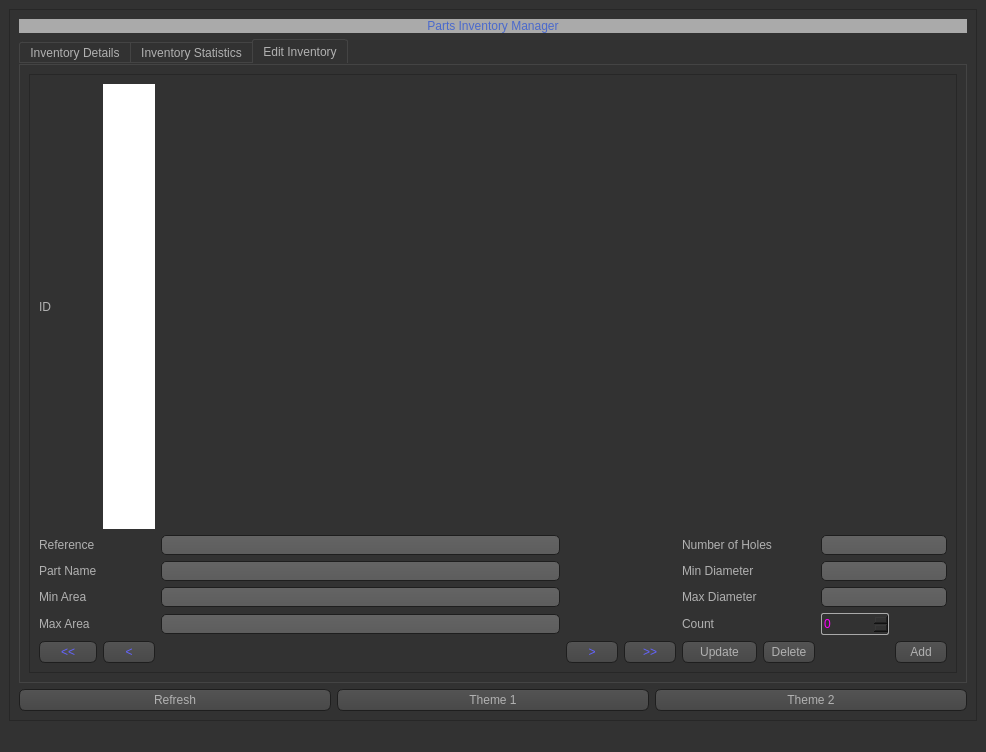
<?xml version="1.0" encoding="UTF-8"?>
<ui version="4.0">
 <class>MainWindow</class>
 <widget class="QMainWindow" name="MainWindow">
  <property name="geometry">
   <rect>
    <x>0</x>
    <y>0</y>
    <width>986</width>
    <height>752</height>
   </rect>
  </property>
  <property name="windowTitle">
   <string>Parts Inventory Manager</string>
  </property>
  <property name="styleSheet">
   <string notr="true">QToolTip
{
     border: 1px solid black;
     background-color: #ffa02f;
     padding: 1px;
     border-radius: 3px;
     opacity: 100;
}

QWidget
{
    color: #b1b1b1;
    background-color: #323232;
}

QTreeView, QListView
{
    background-color: silver;
    margin-left: 5px;
}

QWidget:item:hover
{
    background-color: QLinearGradient( x1: 0, y1: 0, x2: 0, y2: 1, stop: 0 #ffa02f, stop: 1 #ca0619);
    color: #000000;
}

QWidget:item:selected
{
    background-color: QLinearGradient( x1: 0, y1: 0, x2: 0, y2: 1, stop: 0 #ffa02f, stop: 1 #d7801a);
}

QMenuBar::item
{
    background: transparent;
}

QMenuBar::item:selected
{
    background: transparent;
    border: 1px solid #ffaa00;
}

QMenuBar::item:pressed
{
    background: #444;
    border: 1px solid #000;
    background-color: QLinearGradient(
        x1:0, y1:0,
        x2:0, y2:1,
        stop:1 #212121,
        stop:0.4 #343434/*,
        stop:0.2 #343434,
        stop:0.1 #ffaa00*/
    );
    margin-bottom:-1px;
    padding-bottom:1px;
}

QMenu
{
    border: 1px solid #000;
}

QMenu::item
{
    padding: 2px 20px 2px 20px;
}

QMenu::item:selected
{
    color: #000000;
}

QWidget:disabled
{
    color: #808080;
    background-color: #323232;
}

QAbstractItemView
{
    background-color: QLinearGradient( x1: 0, y1: 0, x2: 0, y2: 1, stop: 0 #4d4d4d, stop: 0.1 #646464, stop: 1 #5d5d5d);
}

QWidget:focus
{
    /*border: 1px solid darkgray;*/
}

QLineEdit
{
    background-color: QLinearGradient( x1: 0, y1: 0, x2: 0, y2: 1, stop: 0 #4d4d4d, stop: 0 #646464, stop: 1 #5d5d5d);
    padding: 1px;
    border-style: solid;
    border: 1px solid #1e1e1e;
    border-radius: 5;
}

QPushButton
{
    color: #b1b1b1;
    background-color: QLinearGradient( x1: 0, y1: 0, x2: 0, y2: 1, stop: 0 #565656, stop: 0.1 #525252, stop: 0.5 #4e4e4e, stop: 0.9 #4a4a4a, stop: 1 #464646);
    border-width: 1px;
    border-color: #1e1e1e;
    border-style: solid;
    border-radius: 6;
    padding: 3px;
    font-size: 12px;
    padding-left: 5px;
    padding-right: 5px;
    min-width: 40px;
}

QPushButton:pressed
{
    background-color: QLinearGradient( x1: 0, y1: 0, x2: 0, y2: 1, stop: 0 #2d2d2d, stop: 0.1 #2b2b2b, stop: 0.5 #292929, stop: 0.9 #282828, stop: 1 #252525);
}

QComboBox
{
    selection-background-color: #ffaa00;
    background-color: QLinearGradient( x1: 0, y1: 0, x2: 0, y2: 1, stop: 0 #565656, stop: 0.1 #525252, stop: 0.5 #4e4e4e, stop: 0.9 #4a4a4a, stop: 1 #464646);
    border-style: solid;
    border: 1px solid #1e1e1e;
    border-radius: 5;
}

QComboBox:hover,QPushButton:hover
{
    border: 2px solid QLinearGradient( x1: 0, y1: 0, x2: 0, y2: 1, stop: 0 #ffa02f, stop: 1 #d7801a);
}


QComboBox:on
{
    padding-top: 3px;
    padding-left: 4px;
    background-color: QLinearGradient( x1: 0, y1: 0, x2: 0, y2: 1, stop: 0 #2d2d2d, stop: 0.1 #2b2b2b, stop: 0.5 #292929, stop: 0.9 #282828, stop: 1 #252525);
    selection-background-color: #ffaa00;
}

QComboBox QAbstractItemView
{
    border: 2px solid darkgray;
    selection-background-color: QLinearGradient( x1: 0, y1: 0, x2: 0, y2: 1, stop: 0 #ffa02f, stop: 1 #d7801a);
}

QComboBox::drop-down
{
     subcontrol-origin: padding;
     subcontrol-position: top right;
     width: 15px;

     border-left-width: 0px;
     border-left-color: darkgray;
     border-left-style: solid; /* just a single line */
     border-top-right-radius: 3px; /* same radius as the QComboBox */
     border-bottom-right-radius: 3px;
 }

QComboBox::down-arrow
{
     image: url(:/dark_orange/img/down_arrow.png);
}

QGroupBox
{
    border: 1px solid darkgray;
    margin-top: 10px;
}

QGroupBox:focus
{
    border: 1px solid darkgray;
}

QTextEdit:focus
{
    border: 1px solid darkgray;
}

QScrollBar:horizontal {
     border: 1px solid #222222;
     background: QLinearGradient( x1: 0, y1: 0, x2: 0, y2: 1, stop: 0.0 #121212, stop: 0.2 #282828, stop: 1 #484848);
     height: 7px;
     margin: 0px 16px 0 16px;
}

QScrollBar::handle:horizontal
{
      background: QLinearGradient( x1: 0, y1: 0, x2: 1, y2: 0, stop: 0 #ffa02f, stop: 0.5 #d7801a, stop: 1 #ffa02f);
      min-height: 20px;
      border-radius: 2px;
}

QScrollBar::add-line:horizontal {
      border: 1px solid #1b1b19;
      border-radius: 2px;
      background: QLinearGradient( x1: 0, y1: 0, x2: 1, y2: 0, stop: 0 #ffa02f, stop: 1 #d7801a);
      width: 14px;
      subcontrol-position: right;
      subcontrol-origin: margin;
}

QScrollBar::sub-line:horizontal {
      border: 1px solid #1b1b19;
      border-radius: 2px;
      background: QLinearGradient( x1: 0, y1: 0, x2: 1, y2: 0, stop: 0 #ffa02f, stop: 1 #d7801a);
      width: 14px;
     subcontrol-position: left;
     subcontrol-origin: margin;
}

QScrollBar::right-arrow:horizontal, QScrollBar::left-arrow:horizontal
{
      border: 1px solid black;
      width: 1px;
      height: 1px;
      background: white;
}

QScrollBar::add-page:horizontal, QScrollBar::sub-page:horizontal
{
      background: none;
}

QScrollBar:vertical
{
      background: QLinearGradient( x1: 0, y1: 0, x2: 1, y2: 0, stop: 0.0 #121212, stop: 0.2 #282828, stop: 1 #484848);
      width: 7px;
      margin: 16px 0 16px 0;
      border: 1px solid #222222;
}

QScrollBar::handle:vertical
{
      background: QLinearGradient( x1: 0, y1: 0, x2: 0, y2: 1, stop: 0 #ffa02f, stop: 0.5 #d7801a, stop: 1 #ffa02f);
      min-height: 20px;
      border-radius: 2px;
}

QScrollBar::add-line:vertical
{
      border: 1px solid #1b1b19;
      border-radius: 2px;
      background: QLinearGradient( x1: 0, y1: 0, x2: 0, y2: 1, stop: 0 #ffa02f, stop: 1 #d7801a);
      height: 14px;
      subcontrol-position: bottom;
      subcontrol-origin: margin;
}

QScrollBar::sub-line:vertical
{
      border: 1px solid #1b1b19;
      border-radius: 2px;
      background: QLinearGradient( x1: 0, y1: 0, x2: 0, y2: 1, stop: 0 #d7801a, stop: 1 #ffa02f);
      height: 14px;
      subcontrol-position: top;
      subcontrol-origin: margin;
}

QScrollBar::up-arrow:vertical, QScrollBar::down-arrow:vertical
{
      border: 1px solid black;
      width: 1px;
      height: 1px;
      background: white;
}


QScrollBar::add-page:vertical, QScrollBar::sub-page:vertical
{
      background: none;
}

QTextEdit
{
    background-color: #242424;
}

QPlainTextEdit
{
    background-color: #242424;
}

QHeaderView::section
{
    background-color: QLinearGradient(x1:0, y1:0, x2:0, y2:1, stop:0 #616161, stop: 0.5 #505050, stop: 0.6 #434343, stop:1 #656565);
    color: white;
    padding-left: 4px;
    border: 1px solid #6c6c6c;
}

QCheckBox:disabled
{
color: #414141;
}

QDockWidget::title
{
    text-align: center;
    spacing: 3px; /* spacing between items in the tool bar */
    background-color: QLinearGradient(x1:0, y1:0, x2:0, y2:1, stop:0 #323232, stop: 0.5 #242424, stop:1 #323232);
}

QDockWidget::close-button, QDockWidget::float-button
{
    text-align: center;
    spacing: 1px; /* spacing between items in the tool bar */
    background-color: QLinearGradient(x1:0, y1:0, x2:0, y2:1, stop:0 #323232, stop: 0.5 #242424, stop:1 #323232);
}

QDockWidget::close-button:hover, QDockWidget::float-button:hover
{
    background: #242424;
}

QDockWidget::close-button:pressed, QDockWidget::float-button:pressed
{
    padding: 1px -1px -1px 1px;
}

QMainWindow::separator
{
    background-color: QLinearGradient(x1:0, y1:0, x2:0, y2:1, stop:0 #161616, stop: 0.5 #151515, stop: 0.6 #212121, stop:1 #343434);
    color: white;
    padding-left: 4px;
    border: 1px solid #4c4c4c;
    spacing: 3px; /* spacing between items in the tool bar */
}

QMainWindow::separator:hover
{

    background-color: QLinearGradient(x1:0, y1:0, x2:0, y2:1, stop:0 #d7801a, stop:0.5 #b56c17 stop:1 #ffa02f);
    color: white;
    padding-left: 4px;
    border: 1px solid #6c6c6c;
    spacing: 3px; /* spacing between items in the tool bar */
}

QToolBar::handle
{
     spacing: 3px; /* spacing between items in the tool bar */
     background: url(:/dark_orange/img/handle.png);
}

QMenu::separator
{
    height: 2px;
    background-color: QLinearGradient(x1:0, y1:0, x2:0, y2:1, stop:0 #161616, stop: 0.5 #151515, stop: 0.6 #212121, stop:1 #343434);
    color: white;
    padding-left: 4px;
    margin-left: 10px;
    margin-right: 5px;
}

QProgressBar
{
    border: 2px solid grey;
    border-radius: 5px;
    text-align: center;
}

QProgressBar::chunk
{
    background-color: #d7801a;
    width: 2.15px;
    margin: 0.5px;
}

QTabBar::tab {
    color: #b1b1b1;
    border: 1px solid #444;
    border-bottom-style: none;
    background-color: #323232;
    padding-left: 10px;
    padding-right: 10px;
    padding-top: 3px;
    padding-bottom: 2px;
    margin-right: -1px;
}

QTabWidget::pane {
    border: 1px solid #444;
    top: 1px;
}

QTabBar::tab:last
{
    margin-right: 0; /* the last selected tab has nothing to overlap with on the right */
    border-top-right-radius: 3px;
}

QTabBar::tab:first:!selected
{
 margin-left: 0px; /* the last selected tab has nothing to overlap with on the right */


    border-top-left-radius: 3px;
}

QTabBar::tab:!selected
{
    color: #b1b1b1;
    border-bottom-style: solid;
    margin-top: 3px;
    background-color: QLinearGradient(x1:0, y1:0, x2:0, y2:1, stop:1 #212121, stop:.4 #343434);
}

QTabBar::tab:selected
{
    border-top-left-radius: 3px;
    border-top-right-radius: 3px;
    margin-bottom: 0px;
}

QTabBar::tab:!selected:hover
{
    /*border-top: 2px solid #ffaa00;
    padding-bottom: 3px;*/
    border-top-left-radius: 3px;
    border-top-right-radius: 3px;
    background-color: QLinearGradient(x1:0, y1:0, x2:0, y2:1, stop:1 #212121, stop:0.4 #343434, stop:0.2 #343434, stop:0.1 #ffaa00);
}

QRadioButton::indicator:checked, QRadioButton::indicator:unchecked{
    color: #b1b1b1;
    background-color: #323232;
    border: 1px solid #b1b1b1;
    border-radius: 6px;
}

QRadioButton::indicator:checked
{
    background-color: qradialgradient(
        cx: 0.5, cy: 0.5,
        fx: 0.5, fy: 0.5,
        radius: 1.0,
        stop: 0.25 #ffaa00,
        stop: 0.3 #323232
    );
}

QCheckBox::indicator{
    color: #b1b1b1;
    background-color: #323232;
    border: 1px solid #b1b1b1;
    width: 9px;
    height: 9px;
}

QRadioButton::indicator
{
    border-radius: 6px;
}

QRadioButton::indicator:hover, QCheckBox::indicator:hover
{
    border: 1px solid #ffaa00;
}

QCheckBox::indicator:checked
{
    image:url(:/dark_orange/img/checkbox.png);
}

QCheckBox::indicator:disabled, QRadioButton::indicator:disabled
{
    border: 1px solid #444;
}


QSlider::groove:horizontal {
    border: 1px solid #3A3939;
    height: 8px;
    background: #201F1F;
    margin: 2px 0;
    border-radius: 2px;
}

QSlider::handle:horizontal {
    background: QLinearGradient( x1: 0, y1: 0, x2: 0, y2: 1,
      stop: 0.0 silver, stop: 0.2 #a8a8a8, stop: 1 #727272);
    border: 1px solid #3A3939;
    width: 14px;
    height: 14px;
    margin: -4px 0;
    border-radius: 2px;
}

QSlider::groove:vertical {
    border: 1px solid #3A3939;
    width: 8px;
    background: #201F1F;
    margin: 0 0px;
    border-radius: 2px;
}

QSlider::handle:vertical {
    background: QLinearGradient( x1: 0, y1: 0, x2: 0, y2: 1, stop: 0.0 silver,
      stop: 0.2 #a8a8a8, stop: 1 #727272);
    border: 1px solid #3A3939;
    width: 14px;
    height: 14px;
    margin: 0 -4px;
    border-radius: 2px;
}

QAbstractSpinBox {
    padding-top: 2px;
    padding-bottom: 2px;
    border: 1px solid darkgray;

    border-radius: 2px;
    min-width: 50px;
}</string>
  </property>
  <widget class="QWidget" name="centralwidget">
   <layout class="QGridLayout" name="gridLayout">
    <item row="0" column="0">
     <widget class="QFrame" name="frame">
      <property name="frameShape">
       <enum>QFrame::StyledPanel</enum>
      </property>
      <property name="frameShadow">
       <enum>QFrame::Raised</enum>
      </property>
      <layout class="QGridLayout" name="gridLayout_2">
       <item row="0" column="0" colspan="3">
        <widget class="QLabel" name="label">
         <property name="styleSheet">
          <string notr="true">font: 75 30pt &quot;Century Gothic&quot;;
background-color: rgb(170, 170, 170);
color: rgb(74, 105, 204);</string>
         </property>
         <property name="text">
          <string>Parts Inventory Manager</string>
         </property>
         <property name="alignment">
          <set>Qt::AlignCenter</set>
         </property>
        </widget>
       </item>
       <item row="1" column="0" colspan="3">
        <widget class="QTabWidget" name="tabWidget">
         <property name="styleSheet">
          <string notr="true">font: 16pt &quot;Century Gothic&quot;;</string>
         </property>
         <property name="currentIndex">
          <number>2</number>
         </property>
         <widget class="QWidget" name="tab">
          <attribute name="title">
           <string>Inventory Details</string>
          </attribute>
          <layout class="QGridLayout" name="gridLayout_3">
           <item row="0" column="0">
            <widget class="QFrame" name="frame_2">
             <property name="frameShape">
              <enum>QFrame::StyledPanel</enum>
             </property>
             <property name="frameShadow">
              <enum>QFrame::Raised</enum>
             </property>
             <layout class="QGridLayout" name="gridLayout_4">
              <item row="0" column="0">
               <widget class="QLabel" name="label_2">
                <property name="text">
                 <string>Search of references with count level lower or equal to:</string>
                </property>
               </widget>
              </item>
              <item row="0" column="1">
               <widget class="QSpinBox" name="count_filter_txt"/>
              </item>
              <item row="0" column="2">
               <widget class="QPushButton" name="search_btn">
                <property name="text">
                 <string>Search</string>
                </property>
               </widget>
              </item>
              <item row="1" column="0" colspan="3">
               <widget class="QTableWidget" name="table">
                <property name="styleSheet">
                 <string notr="true">font: 10pt &quot;Century Gothic&quot;;</string>
                </property>
                <column>
                 <property name="text">
                  <string>ID</string>
                 </property>
                </column>
                <column>
                 <property name="text">
                  <string>Reference</string>
                 </property>
                </column>
                <column>
                 <property name="text">
                  <string>PartName</string>
                 </property>
                </column>
                <column>
                 <property name="text">
                  <string>MinArea</string>
                 </property>
                </column>
                <column>
                 <property name="text">
                  <string>MaxArea</string>
                 </property>
                </column>
                <column>
                 <property name="text">
                  <string>NumberOfHoles</string>
                 </property>
                </column>
                <column>
                 <property name="text">
                  <string>MinDiameter</string>
                 </property>
                </column>
                <column>
                 <property name="text">
                  <string>MaxDiameter</string>
                 </property>
                </column>
                <column>
                 <property name="text">
                  <string>Count</string>
                 </property>
                </column>
               </widget>
              </item>
             </layout>
            </widget>
           </item>
          </layout>
         </widget>
         <widget class="QWidget" name="tab_3">
          <attribute name="title">
           <string>Inventory Statistics</string>
          </attribute>
          <layout class="QGridLayout" name="gridLayout_5">
           <item row="0" column="0">
            <widget class="QFrame" name="frame_3">
             <property name="frameShape">
              <enum>QFrame::StyledPanel</enum>
             </property>
             <property name="frameShadow">
              <enum>QFrame::Raised</enum>
             </property>
             <layout class="QGridLayout" name="gridLayout_6">
              <item row="0" column="0">
               <widget class="QLabel" name="label_3">
                <property name="text">
                 <string>Number of Reference</string>
                </property>
               </widget>
              </item>
              <item row="0" column="1">
               <widget class="QLabel" name="lbl_ref_nbr">
                <property name="styleSheet">
                 <string notr="true">font: 24pt &quot;Century Gothic&quot;;
color: rgb(100, 100, 255)
</string>
                </property>
                <property name="text">
                 <string>0</string>
                </property>
               </widget>
              </item>
              <item row="0" column="2">
               <widget class="QLabel" name="label_6">
                <property name="text">
                 <string>Min. Number of Holes</string>
                </property>
               </widget>
              </item>
              <item row="0" column="3" colspan="2">
               <widget class="QLabel" name="lbl_min_holes">
                <property name="styleSheet">
                 <string notr="true">font: 24pt &quot;Century Gothic&quot;;
color: rgb(100, 100, 255)
</string>
                </property>
                <property name="text">
                 <string>0</string>
                </property>
               </widget>
              </item>
              <item row="0" column="6">
               <widget class="QLabel" name="lbl_min_holes2">
                <property name="styleSheet">
                 <string notr="true">font: 24pt &quot;Century Gothic&quot;;
color: rgb(100, 100, 255)
</string>
                </property>
                <property name="text">
                 <string>REF</string>
                </property>
               </widget>
              </item>
              <item row="1" column="0">
               <widget class="QLabel" name="label_4">
                <property name="text">
                 <string>Number of parts type</string>
                </property>
               </widget>
              </item>
              <item row="1" column="1">
               <widget class="QLabel" name="lbl_parts_nbr">
                <property name="styleSheet">
                 <string notr="true">font: 24pt &quot;Century Gothic&quot;;
color: rgb(100, 100, 255)
</string>
                </property>
                <property name="text">
                 <string>0</string>
                </property>
               </widget>
              </item>
              <item row="1" column="4">
               <widget class="QLabel" name="lbl_max_holes">
                <property name="styleSheet">
                 <string notr="true">font: 24pt &quot;Century Gothic&quot;;
color: rgb(100, 100, 255)
</string>
                </property>
                <property name="text">
                 <string>0</string>
                </property>
               </widget>
              </item>
              <item row="1" column="6">
               <widget class="QLabel" name="lbl_max_holes2">
                <property name="styleSheet">
                 <string notr="true">font: 24pt &quot;Century Gothic&quot;;
color: rgb(100, 100, 255)
</string>
                </property>
                <property name="text">
                 <string>REF</string>
                </property>
               </widget>
              </item>
              <item row="2" column="0" colspan="3">
               <widget class="QLabel" name="label_13">
                <property name="text">
                 <string>Top 3 Reference with minimum inventory level</string>
                </property>
               </widget>
              </item>
              <item row="3" column="0" colspan="2">
               <widget class="QTableWidget" name="table2">
                <property name="styleSheet">
                 <string notr="true">font: 11pt &quot;Century Gothic&quot;;</string>
                </property>
                <column>
                 <property name="text">
                  <string>Reference</string>
                 </property>
                </column>
                <column>
                 <property name="text">
                  <string>Part Name</string>
                 </property>
                </column>
                <column>
                 <property name="text">
                  <string>Count</string>
                 </property>
                </column>
               </widget>
              </item>
              <item row="3" column="5">
               <widget class="QPushButton" name="check_btn">
                <property name="styleSheet">
                 <string notr="true">font: 16pt &quot;Century Gothic&quot;;</string>
                </property>
                <property name="text">
                 <string>Check</string>
                </property>
               </widget>
              </item>
              <item row="1" column="2" colspan="2">
               <widget class="QLabel" name="label_8">
                <property name="text">
                 <string>Max. Number of Holes</string>
                </property>
               </widget>
              </item>
             </layout>
            </widget>
           </item>
          </layout>
         </widget>
         <widget class="QWidget" name="tab_2">
          <attribute name="title">
           <string>Edit Inventory</string>
          </attribute>
          <layout class="QGridLayout" name="gridLayout_7">
           <item row="0" column="0">
            <widget class="QFrame" name="frame_4">
             <property name="frameShape">
              <enum>QFrame::StyledPanel</enum>
             </property>
             <property name="frameShadow">
              <enum>QFrame::Raised</enum>
             </property>
             <layout class="QGridLayout" name="gridLayout_8">
              <item row="6" column="8">
               <widget class="QPushButton" name="add_btn">
                <property name="text">
                 <string>Add</string>
                </property>
               </widget>
              </item>
              <item row="3" column="2">
               <widget class="QLineEdit" name="part_name">
                <property name="styleSheet">
                 <string notr="true">font: 14pt &quot;Century Gothic&quot;;
color: rgb(255, 0, 255)</string>
                </property>
                <property name="text">
                 <string/>
                </property>
               </widget>
              </item>
              <item row="5" column="7">
               <widget class="QSpinBox" name="count">
                <property name="styleSheet">
                 <string notr="true">font: 14pt &quot;Century Gothic&quot;;
color: rgb(255, 0, 255)</string>
                </property>
               </widget>
              </item>
              <item row="4" column="5">
               <widget class="QLabel" name="label_7">
                <property name="text">
                 <string>Max Diameter</string>
                </property>
               </widget>
              </item>
              <item row="6" column="4">
               <widget class="QPushButton" name="last_btn">
                <property name="styleSheet">
                 <string notr="true">font: 18pt &quot;Century Gothic&quot;;
color: rgb(100, 100, 255)</string>
                </property>
                <property name="text">
                 <string>&gt;&gt;</string>
                </property>
               </widget>
              </item>
              <item row="6" column="0">
               <widget class="QPushButton" name="first_btn">
                <property name="styleSheet">
                 <string notr="true">font: 18pt &quot;Century Gothic&quot;;
color: rgb(100, 100, 255)</string>
                </property>
                <property name="text">
                 <string>&lt;&lt;</string>
                </property>
               </widget>
              </item>
              <item row="5" column="2">
               <widget class="QLineEdit" name="max_area">
                <property name="styleSheet">
                 <string notr="true">font: 14pt &quot;Century Gothic&quot;;
color: rgb(255, 0, 255)</string>
                </property>
                <property name="text">
                 <string/>
                </property>
               </widget>
              </item>
              <item row="2" column="7" colspan="2">
               <widget class="QLineEdit" name="number_of_holes">
                <property name="styleSheet">
                 <string notr="true">font: 14pt &quot;Century Gothic&quot;;
color: rgb(255, 0, 255)</string>
                </property>
                <property name="text">
                 <string/>
                </property>
               </widget>
              </item>
              <item row="6" column="1">
               <widget class="QPushButton" name="previous_btn">
                <property name="styleSheet">
                 <string notr="true">font: 18pt &quot;Century Gothic&quot;;
color: rgb(100, 100, 255)</string>
                </property>
                <property name="text">
                 <string>&lt;</string>
                </property>
               </widget>
              </item>
              <item row="2" column="5" colspan="2">
               <widget class="QLabel" name="label_10">
                <property name="text">
                 <string>Number of Holes</string>
                </property>
               </widget>
              </item>
              <item row="4" column="2">
               <widget class="QLineEdit" name="min_area">
                <property name="styleSheet">
                 <string notr="true">font: 14pt &quot;Century Gothic&quot;;
color: rgb(255, 0, 255)</string>
                </property>
                <property name="text">
                 <string/>
                </property>
               </widget>
              </item>
              <item row="6" column="3">
               <widget class="QPushButton" name="next_btn">
                <property name="styleSheet">
                 <string notr="true">font: 18pt &quot;Century Gothic&quot;;
color: rgb(100, 100, 255)</string>
                </property>
                <property name="text">
                 <string>&gt;</string>
                </property>
               </widget>
              </item>
              <item row="4" column="7" colspan="2">
               <widget class="QLineEdit" name="max_diameter">
                <property name="styleSheet">
                 <string notr="true">font: 14pt &quot;Century Gothic&quot;;
color: rgb(255, 0, 255)</string>
                </property>
                <property name="text">
                 <string/>
                </property>
               </widget>
              </item>
              <item row="3" column="5">
               <widget class="QLabel" name="label_9">
                <property name="text">
                 <string>Min Diameter</string>
                </property>
               </widget>
              </item>
              <item row="5" column="0">
               <widget class="QLabel" name="label_15">
                <property name="text">
                 <string>Max Area</string>
                </property>
               </widget>
              </item>
              <item row="2" column="0">
               <widget class="QLabel" name="label_5">
                <property name="text">
                 <string>Reference</string>
                </property>
               </widget>
              </item>
              <item row="3" column="0">
               <widget class="QLabel" name="label_16">
                <property name="text">
                 <string>Part Name</string>
                </property>
               </widget>
              </item>
              <item row="5" column="5">
               <widget class="QLabel" name="label_12">
                <property name="text">
                 <string>Count</string>
                </property>
               </widget>
              </item>
              <item row="2" column="2">
               <widget class="QLineEdit" name="reference">
                <property name="styleSheet">
                 <string notr="true">font: 14pt &quot;Century Gothic&quot;;
color: rgb(255, 0, 255)</string>
                </property>
                <property name="text">
                 <string/>
                </property>
               </widget>
              </item>
              <item row="3" column="7" colspan="2">
               <widget class="QLineEdit" name="min_diameter">
                <property name="styleSheet">
                 <string notr="true">font: 14pt &quot;Century Gothic&quot;;
color: rgb(255, 0, 255)</string>
                </property>
                <property name="text">
                 <string/>
                </property>
               </widget>
              </item>
              <item row="6" column="6">
               <widget class="QPushButton" name="delete_btn">
                <property name="text">
                 <string>Delete</string>
                </property>
               </widget>
              </item>
              <item row="4" column="0">
               <widget class="QLabel" name="label_11">
                <property name="text">
                 <string>Min Area</string>
                </property>
               </widget>
              </item>
              <item row="6" column="5">
               <widget class="QPushButton" name="update_btn">
                <property name="text">
                 <string>Update</string>
                </property>
               </widget>
              </item>
              <item row="1" column="0">
               <widget class="QLabel" name="label_14">
                <property name="text">
                 <string>ID</string>
                </property>
               </widget>
              </item>
              <item row="1" column="1">
               <widget class="QLabel" name="id">
                <property name="sizePolicy">
                 <sizepolicy hsizetype="Preferred" vsizetype="Preferred">
                  <horstretch>0</horstretch>
                  <verstretch>0</verstretch>
                 </sizepolicy>
                </property>
                <property name="styleSheet">
                 <string notr="true">background-color: rgb(255, 255, 255);
font: 75 12pt &quot;Century Gothic&quot;;
color: rgb(255, 0, 255)</string>
                </property>
                <property name="text">
                 <string/>
                </property>
               </widget>
              </item>
             </layout>
            </widget>
           </item>
          </layout>
         </widget>
        </widget>
       </item>
       <item row="2" column="0">
        <widget class="QPushButton" name="refresh_btn">
         <property name="styleSheet">
          <string notr="true">font: 16pt &quot;Century Gothic&quot;;</string>
         </property>
         <property name="text">
          <string>Refresh</string>
         </property>
        </widget>
       </item>
       <item row="2" column="1">
        <widget class="QPushButton" name="theme1_btn">
         <property name="styleSheet">
          <string notr="true">font: 16pt &quot;Century Gothic&quot;;</string>
         </property>
         <property name="text">
          <string>Theme 1</string>
         </property>
        </widget>
       </item>
       <item row="2" column="2">
        <widget class="QPushButton" name="theme2_btn">
         <property name="styleSheet">
          <string notr="true">font: 16pt &quot;Century Gothic&quot;;</string>
         </property>
         <property name="text">
          <string>Theme 2</string>
         </property>
        </widget>
       </item>
      </layout>
     </widget>
    </item>
   </layout>
  </widget>
  <widget class="QMenuBar" name="menubar">
   <property name="geometry">
    <rect>
     <x>0</x>
     <y>0</y>
     <width>986</width>
     <height>18</height>
    </rect>
   </property>
  </widget>
  <widget class="QStatusBar" name="statusbar"/>
 </widget>
 <resources>
  <include location="res_1.qrc"/>
 </resources>
 <connections/>
</ui>
